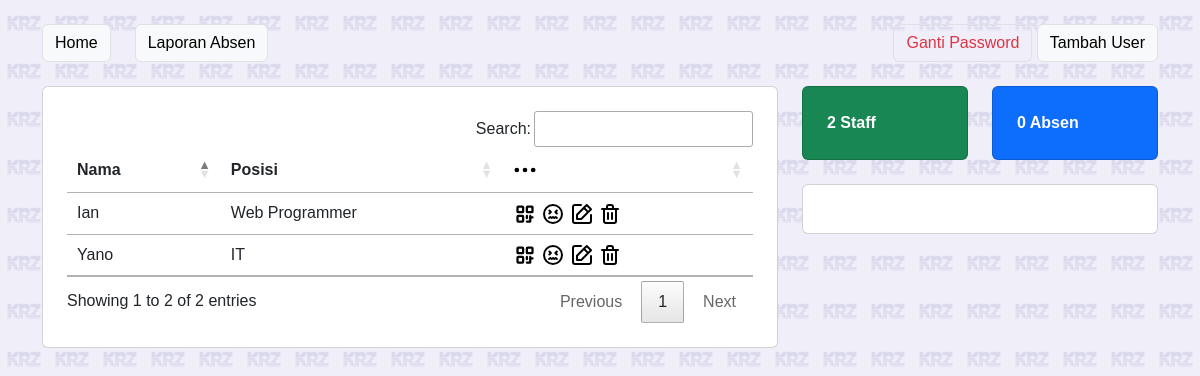
The app's page /dashboard.php (signed in), older data.
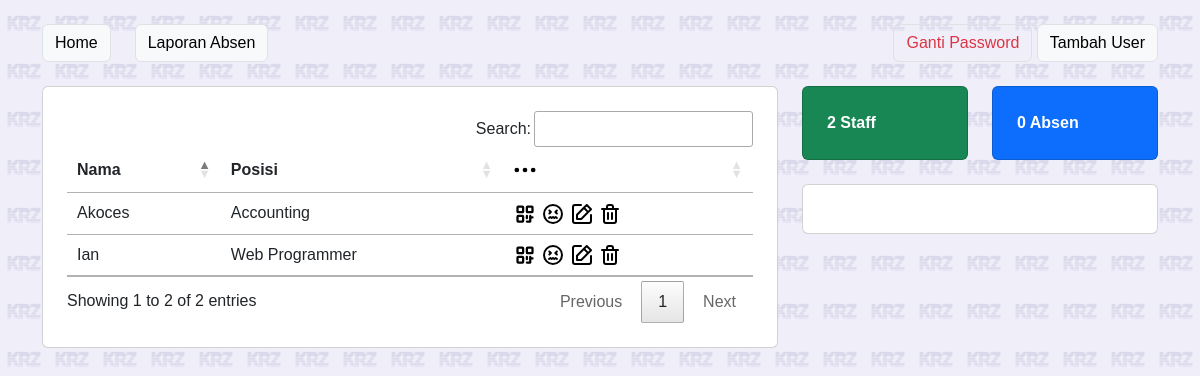
The same page, newer data.
### tables this page shows
CREATE TABLE "staffs_tb" (
	"id_staff"	TEXT,
	"nama_staff"	TEXT,
	"posisi_staff"	TEXT,
	"foto_staff"	TEXT,
	PRIMARY KEY("id_staff")
);

### helper/view.php (called while the page is built)
<?php
function components($v, $data = [])
{
    extract($data);
    include('components/' . $v . '.php');
}

### api.php (called while the page is built, shortened)
<?php
class AbsenkyAPI
{
    public $db;
    function __construct()
    {
        $this->db = new SQLite3('absenky.db');
    }
    public function absenToday()
    {
        $today = explode('-', date('d-m-Y'));
        $todayStart = mktime(0, 0, 0, $today[1], $today[0], $today[2]);
        $todayEnd = $todayStart + (3600 * 24);
        $query = "SELECT * FROM absen_tb INNER JOIN staffs_tb ON absen_tb.idx_staff = staffs_tb.id_staff WHERE waktu_tmsp_absen >= " . $todayStart . " AND waktu_tmsp_absen <= " . $todayEnd . " ORDER BY waktu_tmsp_absen DESC";
        $absen = $this->db->query($query);
        $result = [];
        return $result;
    }
}

### components/list-staff.php (the view, shortened to what this page needs)
<tr>
    <td><?= $nama_staff; ?></td>
    <td><?= $posisi_staff; ?></td>
    <td>
        <a href="#" class="text-decoration-none" onclick="showQR('<?= $id_staff; ?>', '<?= $nama_staff; ?>')" data-bs-toggle="modal" data-bs-target="#modalqr">
        </a>
        <a href="izin.php?id=<?= $id_staff; ?>" class="text-decoration-none">
        </a>
        <a href="form-staff.php?idstaff=<?= $id_staff; ?>" class="text-decoration-none">
        </a>
        <a href="#" class="text-decoration-none" id="btn_hapus" onclick="deleteStaff('<?= $id_staff; ?>', '<?= $nama_staff; ?>', this)">
        </a>
    </td>
</tr>

### dashboard.php (shortened to what this page needs)
<?php require_once('helper/view.php'); ?>
<?php
require_once('api.php');
$db = new SQLite3('absenky.db');
$api = new AbsenkyAPI();
$staff = [];
$result = $db->query("SELECT * FROM staffs_tb");
while ($row = $result->fetchArray()) {
    $staff[] = $row;
}
$absenToday = $api->absenToday();
?>
<!DOCTYPE html>
<html lang="en">
<head>
    <?php require_once('components/head.php'); ?>
</head>
<body>
    <div class="container mt-4">
        <div class="d-flex">
            <a href="index.php" class="btn btn-light border me-4">Home</a>
            <a href="laporan-absen.php" class="btn btn-light border">Laporan Absen</a>
            <div class="ms-auto">
                <a href="#" id="btn_ganti_pw" class="btn btn-outline-danger border ms-auto">Ganti Password</a>
                <a href="form-staff.php" class="btn btn-light border ms-auto">Tambah User</a>
            </div>
        </div>
    </div>
    <div class="container">
        <div class="row mt-4">
            <div class="col-lg-8 mb-4">
                <div class="card p-4">
                    <table class="table table-hover" id="table_staff">
                        <thead>
                            <tr>
                                <td class="fw-bold">Nama</td>
                                <td class="fw-bold">Posisi</td>
                                <td class="fw-bold">
                                    <svg xmlns="http://www.w3.org/2000/svg" width="24" viewBox="0 0 32 32" id="option">
                                        <g data-name="Layer 2">
                                            <circle cx="5.11" cy="16" r="3.11"></circle>
                                            <circle cx="16" cy="16" r="3.11"></circle>
                                            <circle cx="26.89" cy="16" r="3.11"></circle>
                                        </g>
                                    </svg>
                                </td>
                            </tr>
                        </thead>
                        <tbody>
                            <?php foreach ($staff as $s) : ?>
                                <?= components('list-staff', $s); ?>
                            <?php endforeach; ?>
                        </tbody>
                    </table>
                </div>
            </div>
            <div class="col-lg-4">
                <div class="row mb-4">
                    <div class="col-lg-6">
                        <div class="card p-4 bg-success fw-bold text-white">
                            <?= count($staff); ?> Staff
                        </div>
                    </div>
                    <div class="col-lg-6">
                        <div class="card p-4 fw-bold bg-primary text-white">
                            <?= count($absenToday); ?> Absen
                        </div>
                    </div>
                </div>
                <div class="card p-4">
                </div>
            </div>
        </div>
    </div>
</body>
</html>

### components/head.php (shortened to what this page needs)
<link rel="stylesheet" href="/assets/bs5/css/bootstrap.min.css" />
<link rel="stylesheet" href="/assets/css/style.css" />
<link rel="stylesheet" href="/assets/css/datatables.css" />

### assets/css/style.css (style rules this page uses)
body { background-color: #F0EEF8; font-family: "Poppins", sans-serif; }
body:after { content: ''; display: block; background: url('../images/logo.png'); background-size: 3rem; position: absolute; top: 0; z-index: -1; width: 100%; height: 100%; opacity: .12; }

### assets/css/datatables.css (style rules this page uses)
:root { --dt-row-selected: 13, 110, 253;--dt-row-selected-text: 255, 255, 255;--dt-row-selected-link: 9, 10, 11 }
table.dataTable thead>tr>th.sorting,table.dataTable thead>tr>th.sorting_asc,table.dataTable thead>tr>th.sorting_desc,table.dataTable thead>tr>th.sorting_asc_disabled,table.dataTable thead>tr>th.sorting_desc_disabled,table.dataTable thead>tr>td.sorting,table.dataTable thead>tr>td.sorting_asc,table.dataTable thead>tr>td.sorting_desc,table.dataTable thead>tr>td.sorting_asc_disabled,table.dataTable thead>tr>td.sorting_desc_disabled { cursor:pointer;position:relative;padding-right:26px }
table.dataTable thead>tr>th.sorting:before,table.dataTable thead>tr>th.sorting:after,table.dataTable thead>tr>th.sorting_asc:before,table.dataTable thead>tr>th.sorting_asc:after,table.dataTable thead>tr>th.sorting_desc:before,table.dataTable thead>tr>th.sorting_desc:after,table.dataTable thead>tr>th.sorting_asc_disabled:before,table.dataTable thead>tr>th.sorting_asc_disabled:after,table.dataTable thead>tr>th.sorting_desc_disabled:before,table.dataTable thead>tr>th.sorting_desc_disabled:after,table.dataTable thead>tr>td.sorting:before,table.dataTable thead>tr>td.sorting:after,table.dataTable thead>tr>td.sorting_asc:before,table.dataTable thead>tr>td.sorting_asc:after,table.dataTable thead>tr>td.sorting_desc:before,table.dataTable thead>tr>td.sorting_desc:after,table.dataTable thead>tr>td.sorting_asc_disabled:before,table.dataTable thead>tr>td.sorting_asc_disabled:after,table.dataTable thead>tr>td.sorting_desc_disabled:before,table.dataTable thead>tr>td.sorting_desc_disabled:after { position:absolute;display:block;opacity:.125;right:10px;line-height:9px;font-size:.8em }
table.dataTable thead>tr>th.sorting:before,table.dataTable thead>tr>th.sorting_asc:before,table.dataTable thead>tr>th.sorting_desc:before,table.dataTable thead>tr>th.sorting_asc_disabled:before,table.dataTable thead>tr>th.sorting_desc_disabled:before,table.dataTable thead>tr>td.sorting:before,table.dataTable thead>tr>td.sorting_asc:before,table.dataTable thead>tr>td.sorting_desc:before,table.dataTable thead>tr>td.sorting_asc_disabled:before,table.dataTable thead>tr>td.sorting_desc_disabled:before { bottom:50%;content:"▲";content:"▲"/"" }
table.dataTable thead>tr>th.sorting:after,table.dataTable thead>tr>th.sorting_asc:after,table.dataTable thead>tr>th.sorting_desc:after,table.dataTable thead>tr>th.sorting_asc_disabled:after,table.dataTable thead>tr>th.sorting_desc_disabled:after,table.dataTable thead>tr>td.sorting:after,table.dataTable thead>tr>td.sorting_asc:after,table.dataTable thead>tr>td.sorting_desc:after,table.dataTable thead>tr>td.sorting_asc_disabled:after,table.dataTable thead>tr>td.sorting_desc_disabled:after { top:50%;content:"▼";content:"▼"/"" }
table.dataTable thead>tr>th.sorting_asc:before,table.dataTable thead>tr>th.sorting_desc:after,table.dataTable thead>tr>td.sorting_asc:before,table.dataTable thead>tr>td.sorting_desc:after { opacity:.6 }
table.dataTable thead th,table.dataTable thead td,table.dataTable tfoot th,table.dataTable tfoot td { text-align:left }
table.dataTable { width:100%;margin:0 auto;clear:both;border-collapse:separate;border-spacing:0 }
table.dataTable thead th,table.dataTable thead td { padding:10px;border-bottom:1px solid rgba(0, 0, 0, 0.3) }
table.dataTable tbody tr { background-color:transparent }
table.dataTable tbody th,table.dataTable tbody td { padding:8px 10px }
table.dataTable.no-footer { border-bottom:1px solid rgba(0, 0, 0, 0.3) }
table.dataTable th,table.dataTable td { box-sizing:content-box }

Row changes from the older to the newer data that the page shows:
removed staffs_tb: nama_staff "Yano", posisi_staff "IT"
added staffs_tb: nama_staff "Akoces", posisi_staff "Accounting"
